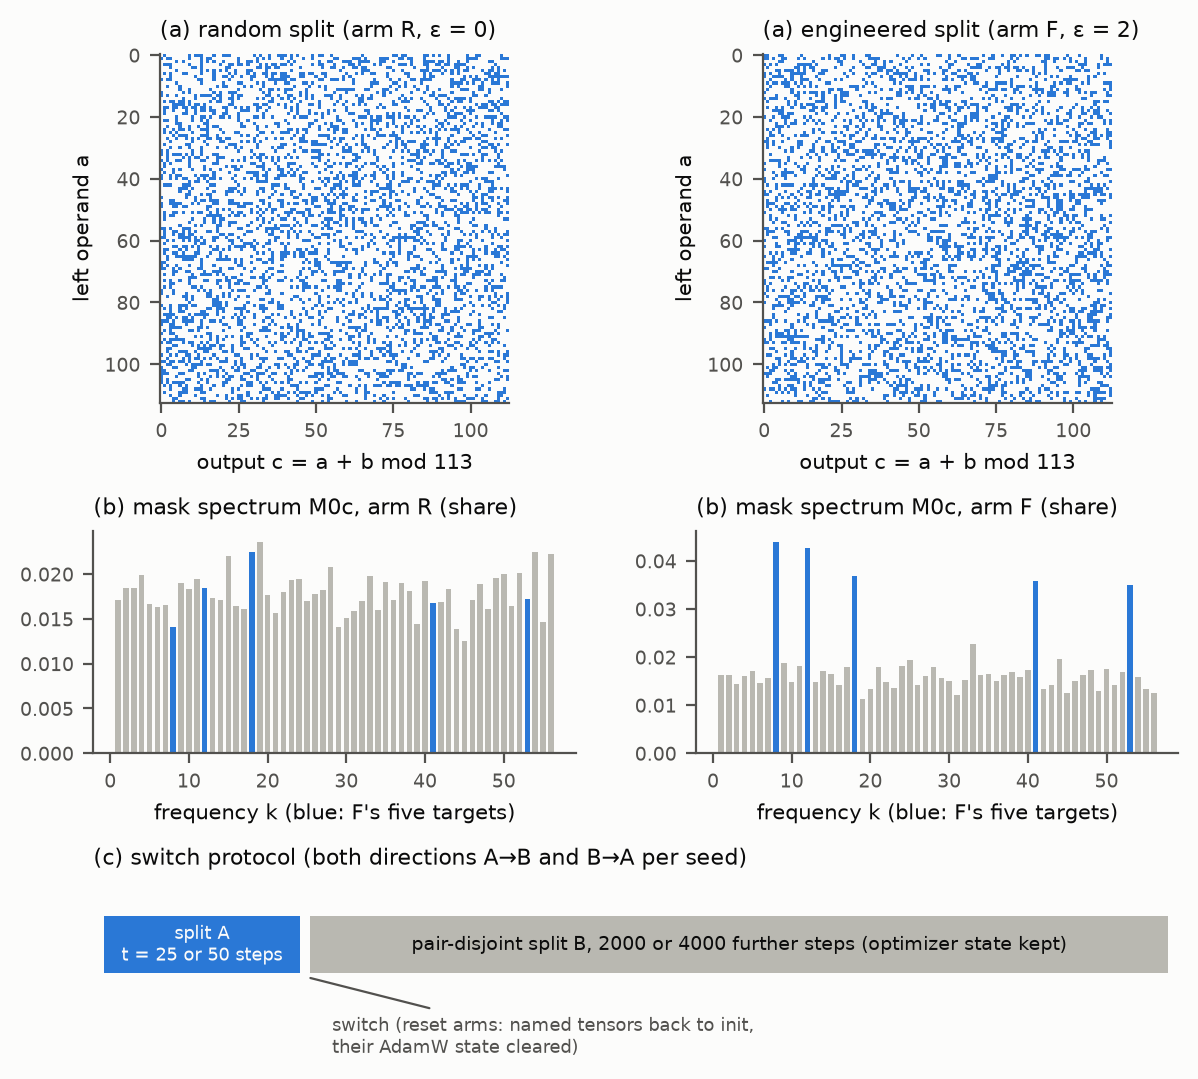

Source code (Python):
"""Figure 0 (draft, session 30): the setup. (a) Training-pair masks of one P1 seed (add mod 113, seed 1000, manifest 733e829), arranged
by left operand a and output c = a + b mod p: arm R (eps = 0, a uniform random 30 % split) and arm F (eps = 2, five prescribed targets).
(b) Their centred coherent mask spectra M0c (share per frequency; F's targets marked). (c) Schematic of the switch protocol (no data).
Split files only, no training. Output: fig0_setup.png/.svg.
"""
from __future__ import annotations

import json
import sys
from pathlib import Path

import matplotlib

matplotlib.use("Agg")
import matplotlib.pyplot as plt  # noqa: E402
import numpy as np  # noqa: E402
from matplotlib.colors import LinearSegmentedColormap  # noqa: E402

HERE = Path(__file__).resolve().parent
LAB = HERE.parents[1]
sys.path.insert(0, str(LAB / "confirm"))
from P1_posthoc_within import m0c_add  # noqa: E402

SERIES, OTHER, INK, MUTED, SURFACE = "#2a78d6", "#b9b8b1", "#0b0b0b", "#52514e", "#fcfcfb"
SPL, P = LAB / "confirm" / "splits", 113
STEM = "confirm_exp1_eps2.0_add113_seed1000_{arm}"


def mask_ac(idx: np.ndarray) -> np.ndarray:
    """Rows: left operand a; columns: output c = a + b mod p."""
    a, b = idx // P, idx % P
    m = np.zeros((P, P))
    m[a, (a + b) % P] = 1
    return m


def style(ax) -> None:
    ax.set_facecolor(SURFACE)
    for side in ("top", "right"):
        ax.spines[side].set_visible(False)
    for side in ("left", "bottom"):
        ax.spines[side].set_color(MUTED)
    ax.tick_params(colors=MUTED, labelsize=7)


def main() -> None:
    arms = {}
    for arm in ("R", "F"):
        meta = json.loads((SPL / f"{STEM.format(arm=arm)}.json").read_text(encoding="utf-8"))
        assert meta["manifest_commit"] == "733e829" and meta["n_train"] == 3831
        arms[arm] = (np.load(SPL / f"{STEM.format(arm=arm)}.npy"), meta)
    targets = set(arms["F"][1]["targets"])
    cmap = LinearSegmentedColormap.from_list("mask", [SURFACE, SERIES])
    fig = plt.figure(figsize=(7.0, 6.2), facecolor=SURFACE)
    gs = fig.add_gridspec(3, 2, height_ratios=[2.2, 1.4, 0.8], hspace=0.55, wspace=0.25)
    titles = {"R": "(a) random split (arm R, ε = 0)", "F": "(a) engineered split (arm F, ε = 2)"}
    for col, arm in enumerate(("R", "F")):
        ax = fig.add_subplot(gs[0, col])
        ax.imshow(mask_ac(arms[arm][0]), cmap=cmap, interpolation="nearest", aspect="equal")
        ax.set_title(titles[arm], fontsize=8, color=INK, loc="left")
        ax.set_xlabel("output c = a + b mod 113", fontsize=7.5, color=INK)
        ax.set_ylabel("left operand a", fontsize=7.5, color=INK)
        style(ax)
    k = np.arange(1, (P - 1) // 2 + 1)
    colors = [SERIES if kk in targets else OTHER for kk in k]
    for col, arm in enumerate(("R", "F")):
        ax = fig.add_subplot(gs[1, col])
        m = m0c_add(arms[arm][0], P)
        ax.bar(k, m / m.sum(), width=0.7, color=colors, linewidth=0)
        ax.set_title(f"(b) mask spectrum M0c, arm {arm} (share)", fontsize=8, color=INK, loc="left")
        ax.set_xlabel("frequency k (blue: F's five targets)", fontsize=7.5, color=INK)
        style(ax)
    ax = fig.add_subplot(gs[2, :])
    ax.set_xlim(0, 100)
    ax.set_ylim(0, 1)
    ax.axis("off")
    ax.barh(0.5, 18, left=1, height=0.45, color=SERIES, linewidth=0)
    ax.barh(0.5, 79, left=20, height=0.45, color=OTHER, linewidth=0)
    ax.text(10, 0.5, "split A\nt = 25 or 50 steps", ha="center", va="center", fontsize=6.5, color=SURFACE)
    ax.text(59.5, 0.5, "pair-disjoint split B, 2000 or 4000 further steps (optimizer state kept)", ha="center", va="center",
            fontsize=7, color=INK)
    ax.annotate("switch (reset arms: named tensors back to init,\ntheir AdamW state cleared)", xy=(19.5, 0.25), xytext=(22, -0.35),
                fontsize=6.5, color=MUTED, arrowprops={"arrowstyle": "-", "color": MUTED, "lw": 0.8})
    ax.set_title("(c) switch protocol (both directions A→B and B→A per seed)", fontsize=8, color=INK, loc="left")
    for ext in ("png", "svg"):
        fig.savefig(HERE / f"fig0_setup.{ext}", dpi=200, facecolor=SURFACE, bbox_inches="tight")
    shares = {a: float(m0c_add(arms[a][0], P)[sorted(t - 1 for t in targets)].sum() / m0c_add(arms[a][0], P).sum()) for a in arms}
    print("[fig0] written; F targets", sorted(targets), "M0c target share", {a: round(v, 3) for a, v in shares.items()}, flush=True)


if __name__ == "__main__":
    main()
